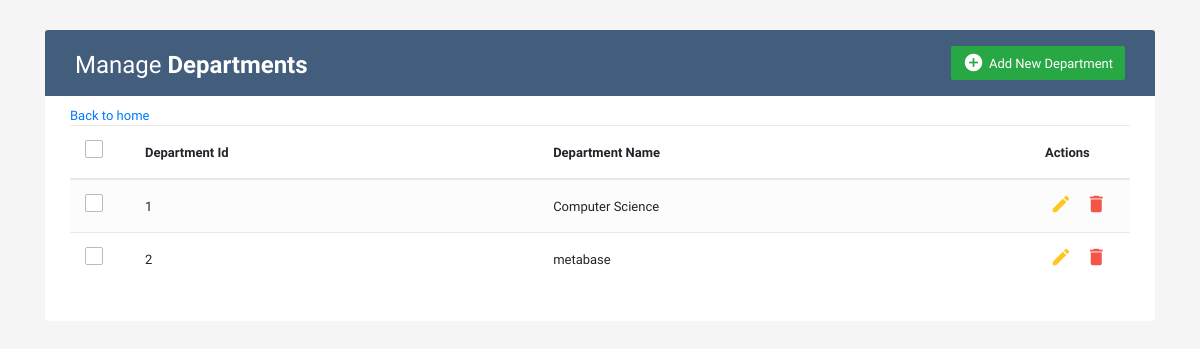
Page /show_departments/ on the earlier database version.
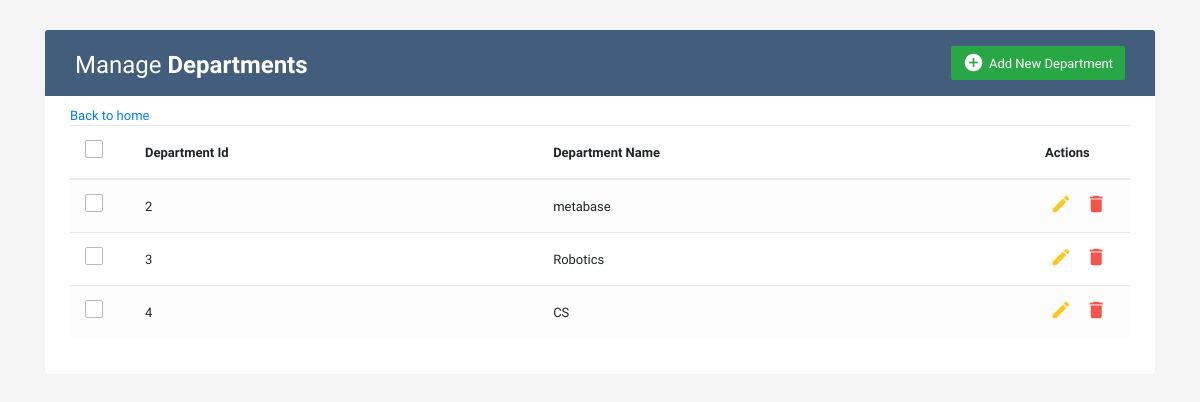
Same page on the later database version.
### employee/models.py (models this page shows)
class Department(models.Model):
    department_id = models.AutoField(primary_key=True, null=False)
    name = models.CharField(max_length=255, null=False)
    class Meta:
        db_table = 'department'

### HRManager/views.py (the view)
# urls.py: path('show_departments/', views.show_departments, name='department'),
def show_departments(request):
    department_list = Department.objects.all()
    return render(
        request, 'show_departments.html', {'departments': department_list})

### HRManager/templates/show_departments.html (shortened to what this page needs)
<!DOCTYPE html>
<html lang="en">
<head>
<link rel="stylesheet" href="https://stackpath.bootstrapcdn.com/bootstrap/4.5.0/css/bootstrap.min.css">
<link rel="stylesheet" href="https://maxcdn.bootstrapcdn.com/font-awesome/4.7.0/css/font-awesome.min.css">
{% load static %}
<link rel="stylesheet" type="text/css" href="{% static 'css/style.css' %}"/>
</head>
<body>
<div class="container-xl">
	<div class="table-responsive">
		<div class="table-wrapper">
			<div class="table-title">
				<div class="row">
					<div class="col-sm-6">
						<h2>Manage <b>Departments</b></h2>
					</div>
					<div class="col-sm-6">
						<a href="/add_department" class="btn btn-success"><i class="material-icons">&#xE147;</i> <span>Add New Department</span></a>
					</div>
				</div>
			</div>
			<a href='/'>Back to home</a>
			<table class="table table-striped table-hover">
				<thead>
					<tr>
						<th>
							<span class="custom-checkbox">
								<label for="selectAll"></label>
							</span>
                        </th>
                        <th>Department Id</th>
                        <th>Department Name</th>
                        <th>Actions</th>
					</tr>
				</thead>
				<tbody>
                    {% if departments %}
                    {% for department in departments %}
					<tr>
						<td>
							<span class="custom-checkbox">
								<label for="checkbox1"></label>
							</span>
						</td>
                        <td>{{ department.department_id }}</td>
                        <td>{{ department.name }}</td>
						<td>
							<a href="/edit_department/{{ department.department_id }}" class="edit"><i class="material-icons" title="Edit">&#xE254;</i></a>
							<a href="/delete_department/{{ department.department_id }}" class="delete"><i class="material-icons" title="Delete">&#xE872;</i></a>
						</td>
                    </tr>
                    {% endfor %}
                    {% else %}
                        <td>No records found!</td>
                        <td></td>
                        <td></td>
                        <td></td>
                    {% endif %}
				</tbody>
			</table>
		</div>
	</div>
</div>
</body>
</html>

### static/css/style.css (style rules this page uses)
body { color: #566787; background: #f5f5f5; font-family: 'Varela Round', sans-serif; font-size: 13px; }
.table-responsive { margin: 30px 0; }
.table-wrapper { background: #fff; padding: 20px 25px; border-radius: 3px; min-width: 1000px; box-shadow: 0 1px 1px rgba(0,0,0,.05); }
.table-title { padding-bottom: 15px; background: #435d7d; color: #fff; padding: 16px 30px; min-width: 100%; margin: -20px -25px 10px; border-radius: 3px 3px 0 0; }
.table-title h2 { margin: 5px 0 0; font-size: 24px; }
.table-title .btn { color: #fff; float: right; font-size: 13px; border: none; min-width: 50px; border-radius: 2px; border: none; outline: none !important; margin-left: 10px; }
.table-title .btn i { float: left; font-size: 21px; margin-right: 5px; }
.table-title .btn span { float: left; margin-top: 2px; }
table.table tr th, table.table tr td { border-color: #e9e9e9; padding: 12px 15px; vertical-align: middle; }
table.table tr th:first-child { width: 60px; }
table.table tr th:last-child { width: 100px; }
table.table-striped tbody tr:nth-of-type(odd) { background-color: #fcfcfc; }
table.table td:last-child i { opacity: 0.9; font-size: 22px; margin: 0 5px; }
table.table td a { font-weight: bold; color: #566787; display: inline-block; text-decoration: none; outline: none !important; }
table.table td a.edit { color: #FFC107; }
table.table td a.delete { color: #F44336; }
table.table td i { font-size: 19px; }
.custom-checkbox { position: relative; }
.custom-checkbox label:before { width: 18px; height: 18px; }
.custom-checkbox label:before { content: ''; margin-right: 10px; display: inline-block; vertical-align: text-top; background: white; border: 1px solid #bbb; border-radius: 2px; box-sizing: border-box; z-index: 2; }

Differences in the rows shown:
removed Department: department_id "1", name "Computer Science"
added Department: department_id "3", name "Robotics"
added Department: department_id "4", name "CS"
